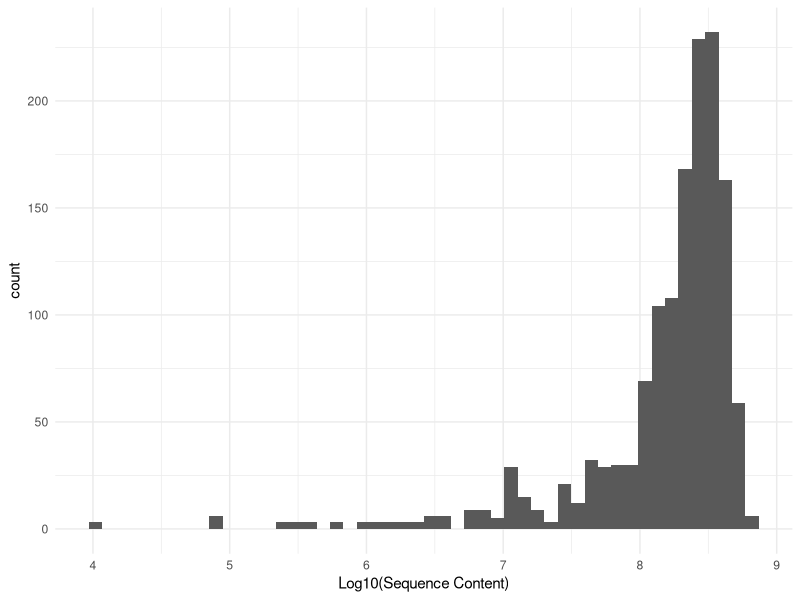
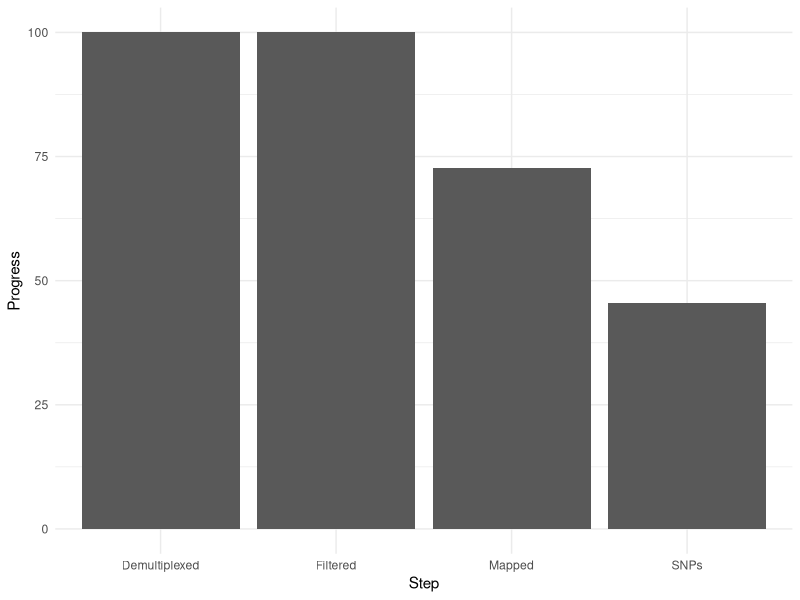
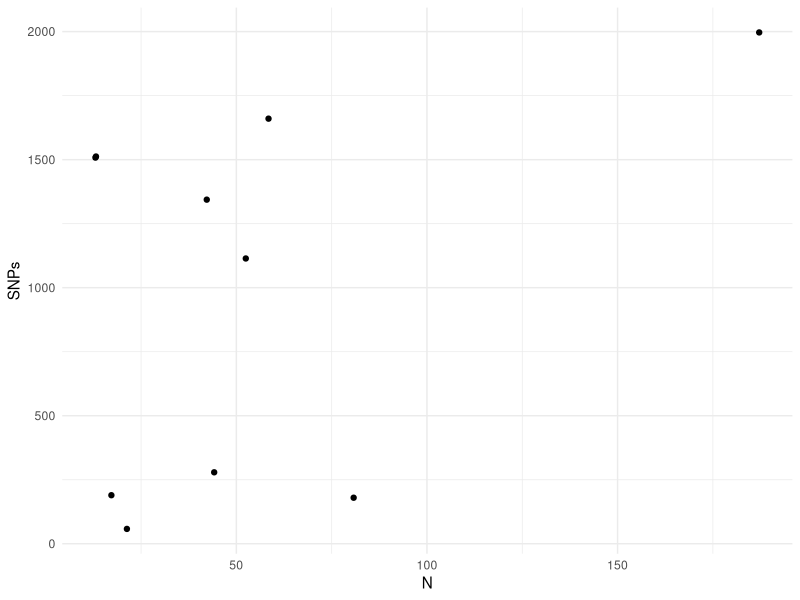

Generate these figures, in order, with R:
## ---- chunk 1
#| label: setup
suppressMessages( library( knitr ) )
suppressMessages( library( kableExtra ) )
suppressMessages( library( tidyverse) )
suppressMessages( library( lubridate )  )
options(knitr.kable.NA = '')
theme_set( theme_minimal() )
## ---- chunk 2
read_csv("sizes.csv",col_names = FALSE, show_col_types = F) -> tmp 
## ---- chunk 3
#| fig-cap: The distrubiton of sequence reads (denoted as log10 of file size) for all individuals sequenced. 
tmp %>%
  ggplot( aes(log10(X5) ) )  + 
  geom_histogram( bins=50) + 
  xlab("Log10(Sequence Content)")
## ---- chunk 4
tribble( ~Population, ~N, ~Demultiplexed, ~Filtered, ~Mapped, ~Sites, ~SNPs, ~Note,
         "A", 92,  as.Date("2023-01-23"), as.Date("2023-01-31"), as.Date("2023-02-04"), NA, NA, "",
         "B", 102, as.Date("2023-01-23"), as.Date("2023-01-31"), as.Date("2023-02-06"), NA, NA, "",
         "C", 139, as.Date("2023-01-23"), as.Date("2023-01-31"), as.Date("2023-02-10"), NA, NA, "",
         "D", 84,  as.Date("2023-01-23"), as.Date("2023-01-31"), as.Date("2023-02-12"), NA, NA, "",
         "E", 36,  as.Date("2023-01-23"), as.Date("2023-01-31"), as.Date("2023-02-13"), NA, NA, "",
         "F", 31,  as.Date("2023-01-23"), as.Date("2023-01-31"), as.Date("2023-02-14"), NA, NA, "",
         "G", 78,  as.Date("2023-01-23"), as.Date("2023-01-31"), NA, NA, NA, "",
         "H", 66,  as.Date("2023-01-23"), as.Date("2023-01-31"), NA, NA, NA, "",
         "I", 33,  as.Date("2023-01-23"), as.Date("2023-01-31"), NA, NA, NA, "",
         "J", 13,  as.Date("2023-01-23"), as.Date("2023-01-31"), as.Date("2023-02-15"), 9367, 1508, "Rerun FreeBayes",
         "K", 13,  as.Date("2023-01-23"), as.Date("2023-01-31"), as.Date("2023-02-15"), 9367, 1508, "Rerun FreeBayes",
         "L", 95,  as.Date("2023-01-23"), as.Date("2023-01-31"), NA, NA, NA, "",
         "M", 129, as.Date("2023-01-23"), as.Date("2023-01-31"), NA, NA, NA, "",
         "N", 53,  as.Date("2023-01-23"), as.Date("2023-01-31"), NA, NA, NA, "",
         "O", 44,  as.Date("2023-01-23"), as.Date("2023-01-31"), as.Date("2023-02-15"), 11338, 282, "Rerun FreeBayes",
         "P", 59,  as.Date("2023-01-23"), as.Date("2023-01-31"), as.Date("2023-02-15"), 10730, 1660, "",
         "Q", 18,  as.Date("2023-01-23"), as.Date("2023-01-31"), as.Date("2023-02-10"), 7100, 188, "Rerun FreeBayes",
         "R", 42,  as.Date("2023-01-23"), as.Date("2023-01-31"), as.Date("2023-02-13"), 10294, 1348, "",
         "S", 187, as.Date("2023-01-23"), as.Date("2023-01-31"), as.Date("2023-02-13"), 15089, 1994, "",
         "T", 81,  as.Date("2023-01-23"), as.Date("2023-01-31"), as.Date("2023-02-15"), 11986, 176, "Rerun FreeBayes",
         "V", 21,  as.Date("2023-01-23"), as.Date("2023-01-31"), as.Date("2023-02-13"), 8586, 58, "Rerun FreeBayes",
         "W", 53,  as.Date("2023-01-23"), as.Date("2023-01-31"), as.Date("2023-02-09"), 10891, 1113, ""
) -> progress
save(progress, file="progress.rda")
## ---- chunk 5
#| fig-cap: Progress of the main steps in processing raw sequence data.  
data.frame( Step = c("Demultiplexed", "Filtered", "Mapped", "SNPs"),
            Progress = 100.0 * c( 1.0 - (sum( is.na(progress$Demultiplexed) ) / nrow(progress)),
                                  1.0 - (sum( is.na(progress$Filtered) ) / nrow(progress)),
                                  1.0 - (sum( is.na(progress$Mapped) ) / nrow(progress)),
                                  1.0 - (sum( is.na(progress$SNPs) ) / nrow(progress)))
            ) %>%
  ggplot( aes(Step, Progress) ) + 
  geom_col()

## ---- chunk 6
progress %>%
  arrange(-SNPs, Population) %>%
  rbind( tribble( ~Population, ~N, ~Demultiplexed, ~Filtered, ~Mapped, ~Sites, ~SNPs, ~Note,
                            "Summary", mean(progress$N, na.rm=T), NA, NA, NA, mean(progress$Sites, na.rm=T),
                                            mean(progress$SNPs, na.rm=T), NA) ) %>%
  kable(digits = 0) %>%
  kable_paper()
## ---- chunk 7
progress %>%
  filter( !is.na(SNPs)) %>%
  ggplot( aes(N, SNPs)) + 
  geom_jitter( ) 
